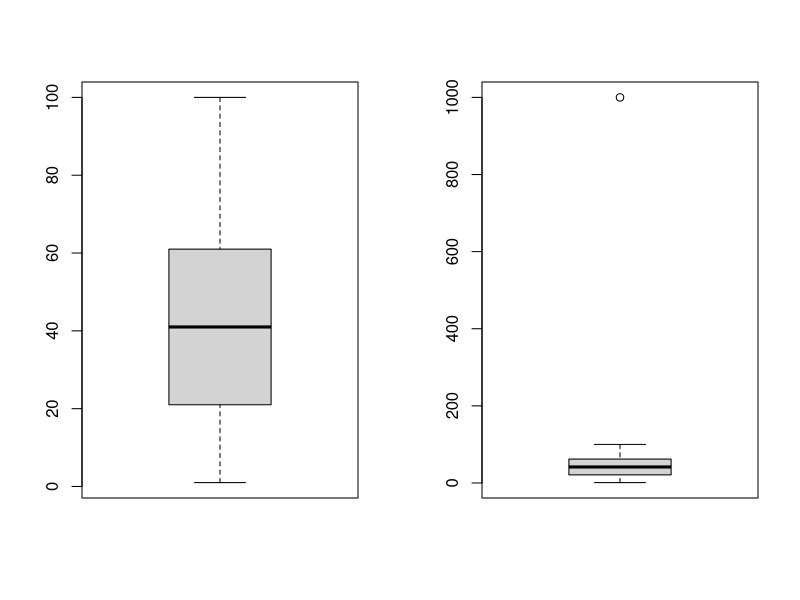
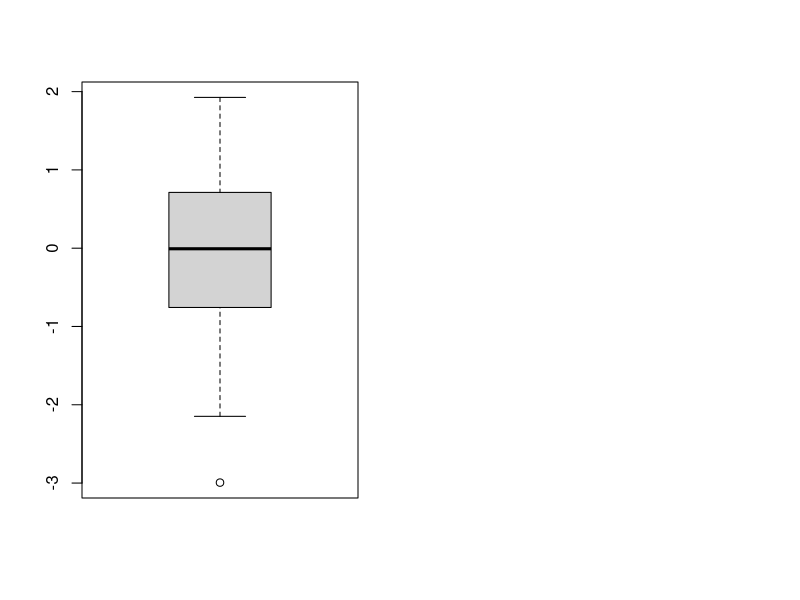

The R source for these figures, in order:
#Outlier Analysis
#Outlier not predicted well in by fitted regression model

marks=c(1:80,100,1000)
marks2=c(1:80,100)
marks
par(mfrow=c(1,2))                             #to divide the frame to display 2 column in 1 row.

boxplot(marks2); boxplot(marks)
mean(marks2); mean(marks)
median(marks2); median(marks)
summary(marks)
summary(marks2)


#Identify

set.seed(482)
y=rnorm(100)
y
boxplot(y)
identify(rep(1,length(y)),y, labels = seq_along(y))
?rep
?seq_along
y[86]
